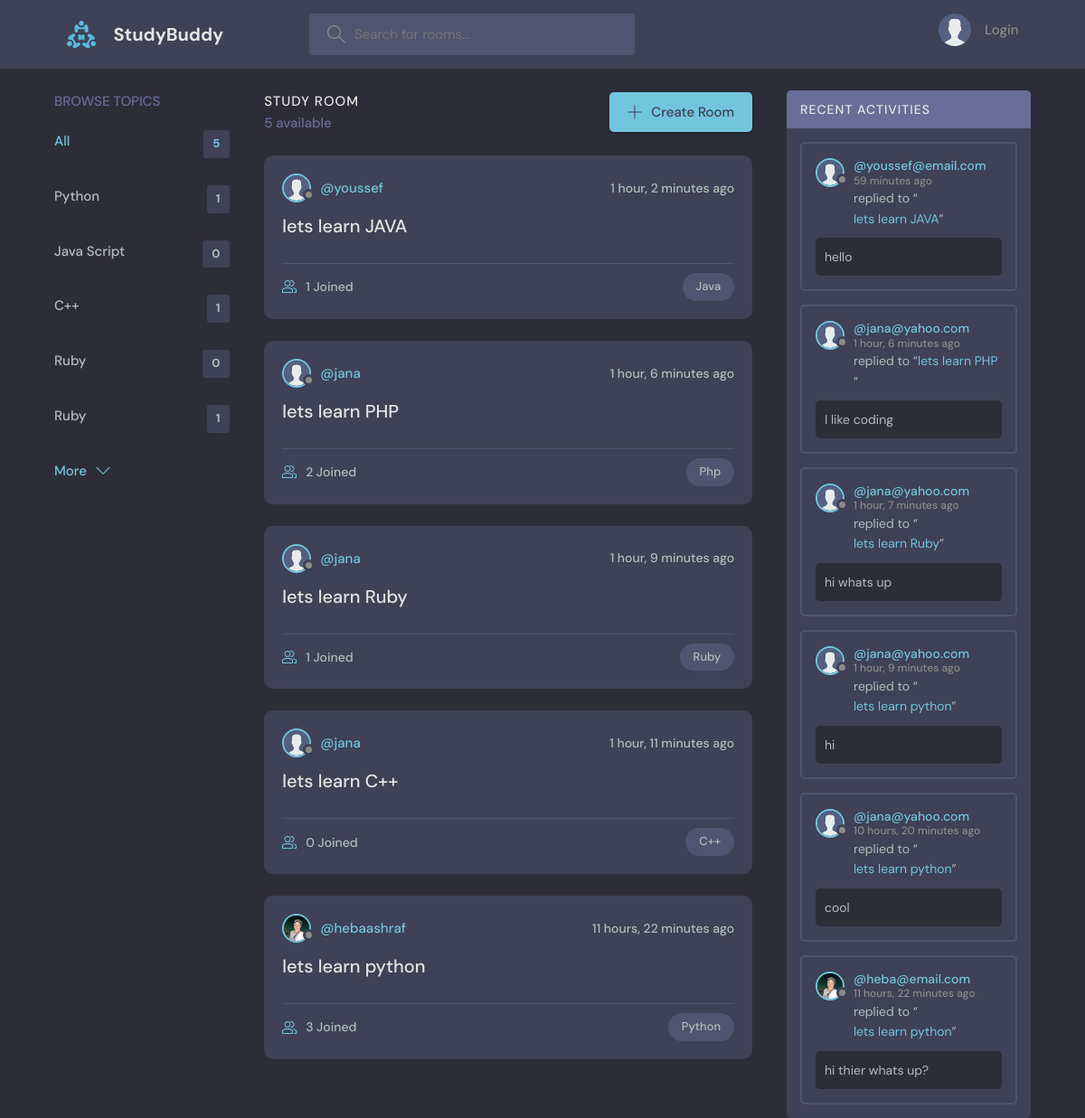
The page / on the database its author committed.
### base/models.py (models this page shows, shortened)
class Topic(models.Model):
    name = models.CharField(max_length=200)

class Room(models.Model):
    host = models.ForeignKey(User, on_delete=models.SET_NULL, null= True)
    topic = models.ForeignKey(Topic, on_delete=models.SET_NULL, null= True)
    name = models.CharField(max_length=200)
    description = models.TextField(null=True, blank=True)
    participants = models.ManyToManyField(User, related_name='participants', blank= True)
    updated = models.DateTimeField(auto_now=True)
    created = models.DateTimeField(auto_now_add=True)
    class Meta:
        ordering = ['-updated', '-created']
    def __str__(self):
        return self.name

class User(AbstractUser):
    name = models.CharField(max_length=200, null=True)
    email = models.EmailField(unique=True, null=True)
    bio = models.TextField(max_length=400, null=True )
    avatar = models.ImageField(null=True, default='avatar.svg')
    USERNAME_FIELD = 'email'
    REQUIRED_FIELDS = []

class Message(models.Model):
    user = models.ForeignKey(User , on_delete= models.CASCADE)
    room = models.ForeignKey(Room, on_delete= models.CASCADE)
    body = models.TextField()
    updated = models.DateTimeField(auto_now=True)
    created = models.DateTimeField(auto_now_add=True)
    class Meta:
        ordering = ['-updated', '-created']

### base/views.py (the view)
# urls.py: path('',views.home, name='home'),
def home(request):
    q = request.GET.get('q') if request.GET.get('q') != None else '' # this is for search bar 'q'
    rooms = Room.objects.filter(
        Q(topic__name__icontains=q) |
        Q(description__icontains=q) |
        Q(name__icontains=q)
        )
    topics = Topic.objects.all()[0:5]
    room_count = rooms.count()
    room_messages = Message.objects.filter(Q(room__topic__name__icontains=q))
    context ={ 'rooms': rooms,'topics':topics, 'room_count': room_count, 'room_messages': room_messages }
    return render(request, 'base/home.html', context)

### base/templates/base/home.html (shortened to what this page needs)
{% extends 'main.html' %}
{% block content %}
    <main class="layout layout--3">
      <div class="container">
        {% include 'base/topics_component.html' %}
        <div class="roomList">
          <div class="roomList__header">
            <div>
              <h2>Study Room</h2>
              <p>{{room_count}} available</p>
            </div>
            <a class="btn btn--main" href="{% url 'create-room' %}">
              <svg version="1.1" xmlns="http://www.w3.org/2000/svg" width="32" height="32" viewBox="0 0 32 32">
                <title>add</title>
                <path
                  d="M16.943 0.943h-1.885v14.115h-14.115v1.885h14.115v14.115h1.885v-14.115h14.115v-1.885h-14.115v-14.115z"
                ></path>
              </svg>
              Create Room
            </a>
          </div>
          {% include 'base/feed_component.html' %}
        </div>
        {% include 'base/activity_component.html' %}
      </div>
    </main>
{% endblock %}

### base/templates/base/topics_component.html
<div class="topics">
  <div class="topics__header">
    <h2>Browse Topics</h2>
  </div>
  <ul class="topics__list">
    <li>
      <a href='{% url 'home' %}' class="active">All <span>{{topics.count}}</span></a>
    </li>
    {% for topic in topics %}
    <li>
      <a href='{% url 'home' %}?q={{topic.name}}'>{{topic.name|title}} <span>{{topic.room_set.all.count}}</span></a>
    </li>
    {% endfor %}
  </ul>
  <a class="btn btn--link" href="{% url 'topics' %}">
    More
    <svg version="1.1" xmlns="http://www.w3.org/2000/svg" width="32" height="32" viewBox="0 0 32 32">
      <title>chevron-down</title>
      <path d="M16 21l-13-13h-3l16 16 16-16h-3l-13 13z"></path>
    </svg>
  </a>
</div>

### base/templates/base/feed_component.html (shortened to what this page needs)
{% for room in rooms %}
  <div class="roomListRoom">
    <div class="roomListRoom__header">
      <a href="{% url 'user-profile' room.host.id %}" class="roomListRoom__author">
        <div class="avatar avatar--small">
          <img src="{{room.host.avatar.url}}" />
        </div>
        <span>@{{room.host.username}}</span>
      </a>
      <div class="roomListRoom__actions">
        <span>{{room.created|timesince}} ago</span>
      </div>
    </div>
    <div class="roomListRoom__content">
      <a href="{% url 'room' room.id %}">{{room.name}}</a>
    </div>
    <div class="roomListRoom__meta">
      <a href="{% url 'room' room.id %}" class="roomListRoom__joined">
        {{room.participants.all.count}} Joined
      </a>
      <p class="roomListRoom__topic">{{room.topic.name|title}}</p>
    </div>
  </div>
{% endfor %}

### base/templates/base/activity_component.html (shortened to what this page needs)
<div class="activities">
  <div class="activities__header">
    <h2>Recent Activities</h2>
  </div>
  {% for message in room_messages %}
  <div class="activities__box">
    <div class="activities__boxHeader roomListRoom__header">
      <a href="{% url 'user-profile' message.user.id %}" class="roomListRoom__author">
        <div class="avatar avatar--small">
          <img src="{{message.user.avatar.url}}" />
        </div>
        <p>
          @{{message.user}}
          <span> {{message.created|timesince}} ago</span>
        </p>
      </a>
    </div>
    <div class="activities__boxContent">
      <p>replied to  “<a href="{% url 'room' message.room.id %}">{{message.room}}</a>”</p>
      <div class="activities__boxRoomContent">
        {{message.body}}
      </div>
    </div>
  </div>
  {% endfor %}
</div>

### rows shown on the page
Topic: name "Python", room_set.all.count "1"
Topic: name "Java Script", room_set.all.count "0"
Topic: name "C++", room_set.all.count "1"
Topic: name "Ruby", room_set.all.count "0"
Topic: name "Ruby", room_set.all.count "1"
Room: host.avatar (placeholder picture), host.username "youssef", created "1 hour, 2 minutes", name "lets learn JAVA", participants.all.count "1", topic.name "Java"
Room: host.avatar (placeholder picture), host.username "jana", created "1 hour, 6 minutes", name "lets learn PHP", participants.all.count "2", topic.name "Php"
Room: host.avatar (placeholder picture), host.username "jana", created "1 hour, 9 minutes", name "lets learn Ruby", participants.all.count "1", topic.name "Ruby"
Room: host.avatar (placeholder picture), host.username "jana", created "1 hour, 11 minutes", name "lets learn C++", participants.all.count "0", topic.name "C++"
Room: host.avatar (picture), host.username "hebaashraf", created "11 hours, 22 minutes", name "lets learn python", participants.all.count "3", topic.name "Python"
Message: user.avatar (placeholder picture), user "youssef@email.com", created "59 minutes", room "lets learn JAVA", body "hello"
Message: user.avatar (placeholder picture), user "jana@yahoo.com", created "1 hour, 6 minutes", room "lets learn PHP", body "I like coding"
Message: user.avatar (placeholder picture), user "jana@yahoo.com", created "1 hour, 7 minutes", room "lets learn Ruby", body "hi whats up"
Message: user.avatar (placeholder picture), user "jana@yahoo.com", created "1 hour, 9 minutes", room "lets learn python", body "hi"
Message: user.avatar (placeholder picture), user "jana@yahoo.com", created "10 hours, 20 minutes", room "lets learn python", body "cool"
Message: user.avatar (picture), user "heba@email.com", created "11 hours, 22 minutes", room "lets learn python", body "hi thier whats up?"

### other values the page prints
{{ topics.count }} "5"
{{ room_count }} "5"
